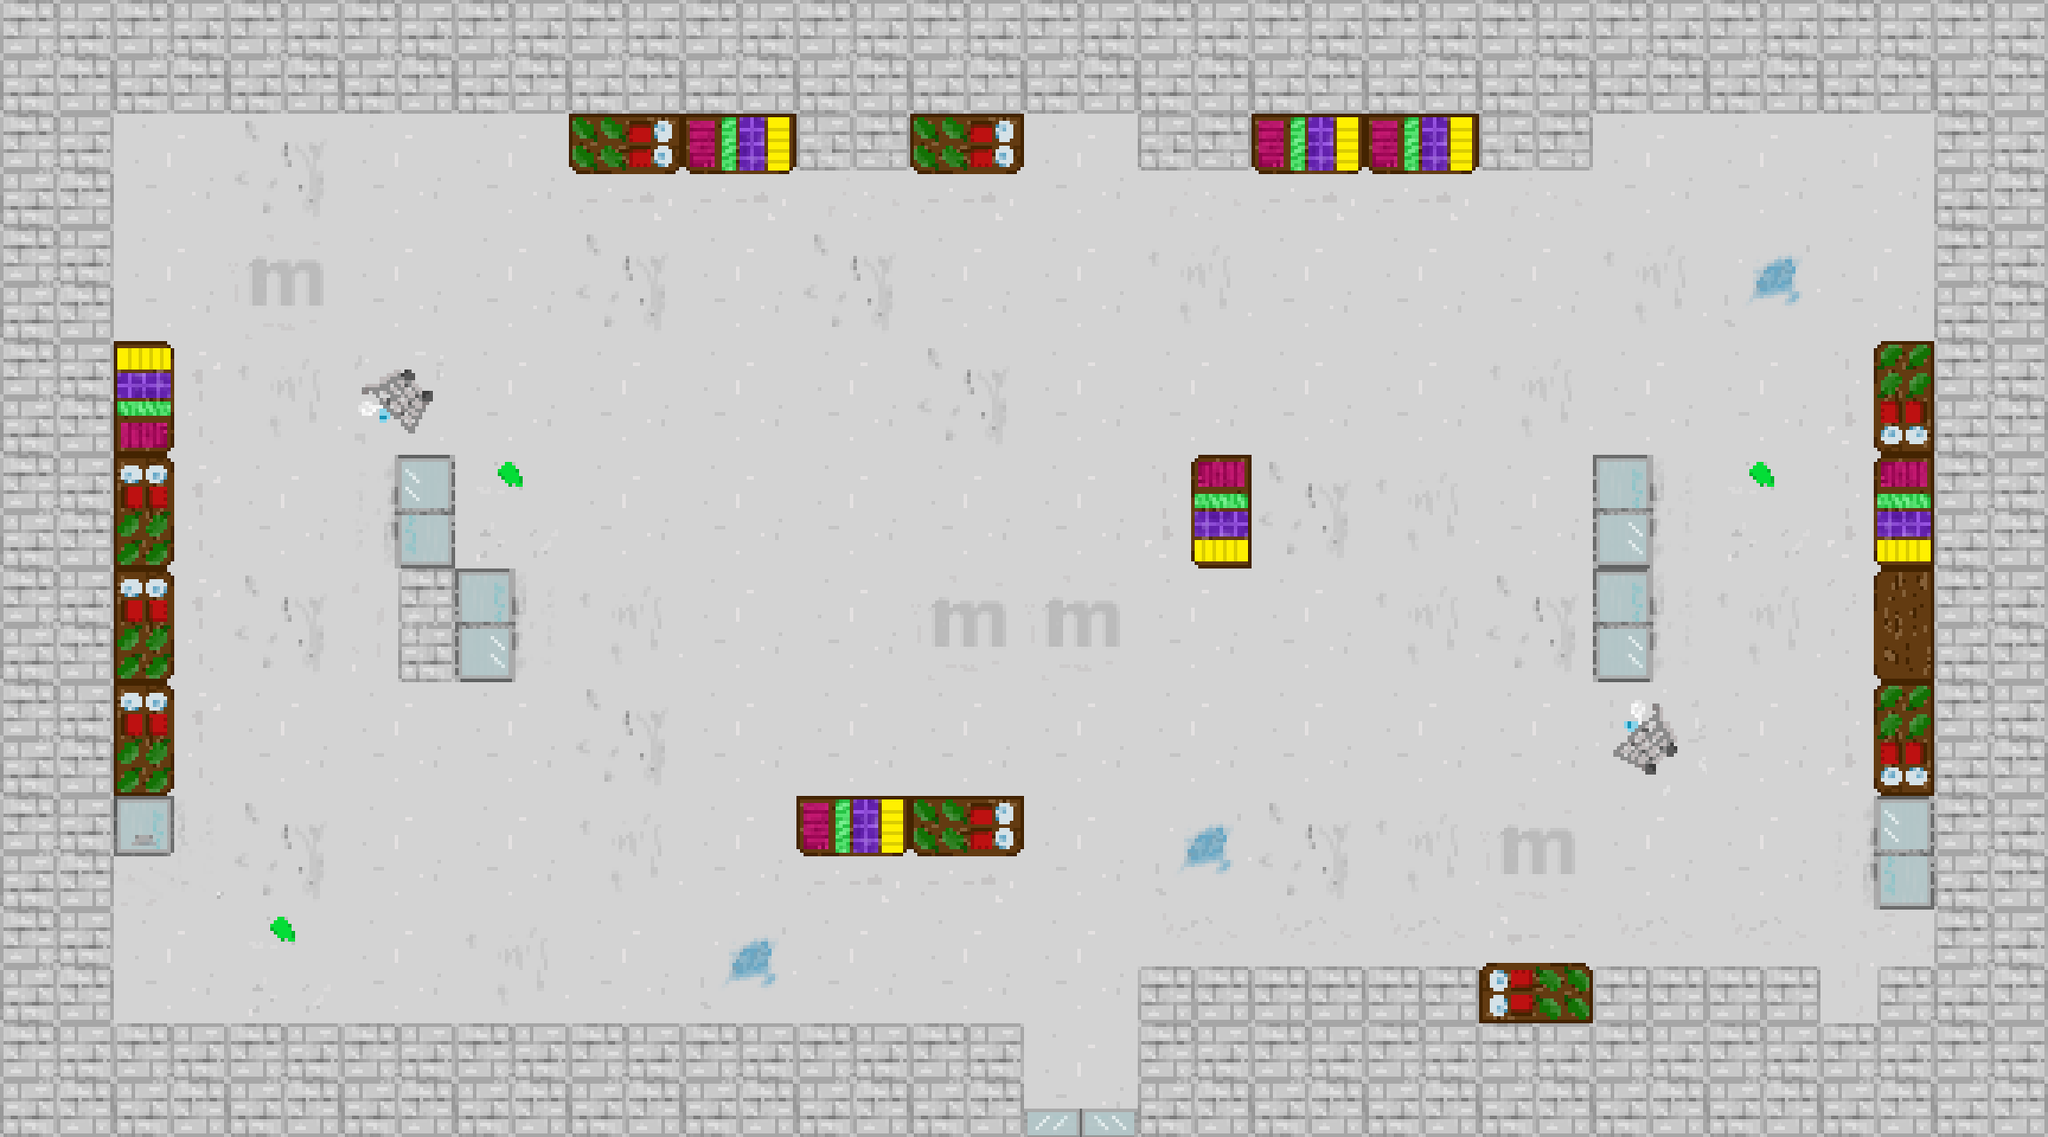

This game map was drawn from its Tiled (.tmx) file and the tilesets committed beside it. A one-line description and the trimmed map source follow:
An orthogonal 18x10 tile map with 128x128 px tiles, 2 tile layers (Vrstva dlaždic 1, collision), 1 hidden layer not drawn, 3 tilesets and 38 objects.

<map version="1.10" tiledversion="1.11.2" orientation="orthogonal" renderorder="right-down" width="18" height="10" tilewidth="128" tileheight="128" infinite="0" nextlayerid="5" nextobjectid="1">
 <tileset firstgid="1" name="Tile-set-128x128" tilewidth="128" tileheight="128" tilecount="96" columns="16">
  <image source="Tile-set-128x128.png" width="2048" height="769" />
 </tileset>
 <tileset firstgid="97" name="Tile-set-128x128_V2" tilewidth="128" tileheight="128" tilecount="96" columns="16">
  <image source="Tile-set-128x128.png" width="2048" height="769" />
  <tile id="3">
   <objectgroup draworder="index" id="2">
    <object id="1" x="0" y="0" width="67.8182" height="127.818" />
   </objectgroup>
  </tile>
  <tile id="4">
   <objectgroup draworder="index" id="2">
    <object id="1" x="60" y="0.363636" width="68" height="127.273" />
   </objectgroup>
  </tile>
  <tile id="5">
   <objectgroup draworder="index" id="2">
    <object id="1" x="0.36947" y="0.363636">
     <polygon points="0,0 59.7229,0.181302 67.4409,7.97727 68.176,119.659 59.9067,127.455 -0.551288,127.636" />
    </object>
   </objectgroup>
  </tile>
  <tile id="6">
   <objectgroup draworder="index" id="2">
    <object id="1" x="128" y="0">
     <polygon points="0,0 0.363636,127.273 -59.6364,127.636 -67.8182,119.636 -67.8182,8 -59.6364,0" />
    </object>
   </objectgroup>
  </tile>
  <tile id="7">
   <objectgroup draworder="index" id="2">
    <object id="1" x="0.182785" y="0.18156">
     <polygon points="0,0 59.4304,-0.18156 67.2693,7.62553 68.1809,119.83 59.9773,127.637 -0.364603,127.818" />
    </object>
   </objectgroup>
  </tile>
  <tile id="8">
   <objectgroup draworder="index" id="2">
    <object id="1" x="128" y="0">
     <polygon points="0,0 0.181818,127.636 -60,128 -68.3636,119.636 -68.1818,8 -59.8182,0.181818" />
    </object>
   </objectgroup>
  </tile>
  <tile id="9">
   <objectgroup draworder="index" id="2">
    <object id="1" x="67.8182" y="-0.181818">
     <polygon points="0,0 0.181818,63.6364 -3.81818,68 -67.6364,68.1818 -67.6364,0.181818" />
    </object>
   </objectgroup>
  </tile>
  <tile id="10">
   <objectgroup draworder="index" id="2">
    <object id="1" x="60.1818" y="64.3636">
     <polygon points="0,0 4,-4.36364 67.4545,-4.54545 67.8182,63.2727 -0.363636,63.2727" />
    </object>
   </objectgroup>
  </tile>
  <tile id="11">
   <objectgroup draworder="index" id="2">
    <object id="1" x="0.181818" y="0.181818" width="63.8182" height="127.455" />
   </objectgroup>
  </tile>
  <tile id="12">
   <objectgroup draworder="index" id="4">
    <object id="5" x="64.1818" y="0.363636" width="64" height="127.455" />
   </objectgroup>
  </tile>
  <tile id="13">
   <objectgroup draworder="index" id="2">
    <object id="1" x="64.1818" y="64.1818" width="63.4545" height="63.4545" />
   </objectgroup>
  </tile>
  <tile id="14">
   <objectgroup draworder="index" id="2">
    <object id="1" x="0" y="64.1818" width="63.4545" height="63.6364" />
   </objectgroup>
  </tile>
  <tile id="19">
   <objectgroup draworder="index" id="2">
    <object id="1" x="0" y="0.181818" width="127.818" height="67.4545" />
   </objectgroup>
  </tile>
  <tile id="20">
   <objectgroup draworder="index" id="2">
    <object id="1" x="0.363636" y="60.1818" width="127.636" height="67.6364" />
   </objectgroup>
  </tile>
  <tile id="21">
   <objectgroup draworder="index" id="2">
    <object id="1" x="0" y="0">
     <polygon points="0,0 128,0.181818 128,60 119.818,67.4545 8,67.8182 0.181818,60.1818" />
    </object>
   </objectgroup>
  </tile>
  <tile id="22">
   <objectgroup draworder="index" id="2">
    <object id="1" x="0" y="68">
     <polygon points="0,0 8.36364,-8.36364 120,-8.18182 127.818,0.181818 128.182,60.1818 0.181818,60" />
    </object>
   </objectgroup>
  </tile>
  <tile id="23">
   <objectgroup draworder="index" id="2">
    <object id="1" x="0.181818" y="-0.363636">
     <polygon points="0,0 -0.181818,60.3636 7.81818,67.6364 119.818,67.8182 127.818,59.8182 127.818,0.545455" />
    </object>
   </objectgroup>
  </tile>
  <tile id="24">
   <objectgroup draworder="index" id="2">
    <object id="1" x="120" y="60.1818">
     <polygon points="0,0 8,8.36364 8.18182,68.1818 -120,67.8182 -120,7.63636 -111.273,-0.545455" />
    </object>
   </objectgroup>
  </tile>
  <tile id="25">
   <objectgroup draworder="index" id="2">
    <object id="1" x="0" y="59.8182" width="68" height="68.1818" />
   </objectgroup>
  </tile>
  <tile id="26">
   <objectgroup draworder="index" id="2">
    <object id="1" x="59.8182" y="0.181818" width="68" height="67.4545" />
   </objectgroup>
  </tile>
  <tile id="27">
   <objectgroup draworder="index" id="2">
    <object id="1" x="0" y="0.181818" width="127.818" height="64" />
   </objectgroup>
  </tile>
  <tile id="28">
   <objectgroup draworder="index" id="2">
    <object id="1" x="0.181818" y="64.1818" width="127.818" height="63.6364" />
   </objectgroup>
  </tile>
  <tile id="29">
   <objectgroup draworder="index" id="2">
    <object id="1" x="64" y="0.363636" width="63.6364" height="63.0909" />
   </objectgroup>
  </tile>
  <tile id="30">
   <objectgroup draworder="index" id="2">
    <object id="1" x="0" y="0.181818" width="63.8182" height="63.2727" />
   </objectgroup>
  </tile>
  <tile id="34">
   <objectgroup draworder="index" id="2">
    <object id="1" x="0" y="0">
     <polygon points="0,0 59.6364,-0.363636 68.1818,8.54545 68.1818,119.455 60,128 0,128" />
    </object>
   </objectgroup>
  </tile>
  <tile id="35">
   <objectgroup draworder="index" id="2">
    <object id="1" x="68" y="-0.181818">
     <polygon points="0,0 60.1818,0.181818 60,127.818 0.181818,128.182 -8,120 -8,8.18182" />
    </object>
   </objectgroup>
  </tile>
  <tile id="36">
   <objectgroup draworder="index" id="2">
    <object id="1" x="0" y="-0.181818">
     <polygon points="0,0 127.818,0.181818 128,63.6364 64,63.8182 63.8182,127.818 0.181818,128" />
    </object>
   </objectgroup>
  </tile>
  <tile id="37">
   <objectgroup draworder="index" id="2">
    <!-- 11 objects omitted --></objectgroup>
  </tile>
  <tile id="38">
   <objectgroup draworder="index" id="2">
    <!-- 10 objects omitted --></objectgroup>
  </tile>
  <tile id="39">
   <objectgroup draworder="index" id="2">
    <!-- 9 objects omitted --></objectgroup>
  </tile>
  <tile id="40">
   <objectgroup draworder="index" id="2">
    <!-- 8 objects omitted --></objectgroup>
  </tile>
  <tile id="50">
   <objectgroup draworder="index" id="2">
    <!-- 7 objects omitted --></objectgroup>
  </tile>
  <tile id="51">
   <objectgroup draworder="index" id="2">
    <!-- 6 objects omitted --></objectgroup>
  </tile>
  <tile id="52">
   <objectgroup draworder="index" id="2">
    <!-- 5 objects omitted --></objectgroup>
  </tile>
  <tile id="53">
   <objectgroup draworder="index" id="2">
    <!-- 4 objects omitted --></objectgroup>
  </tile>
  <tile id="54">
   <objectgroup draworder="index" id="2">
    <!-- 3 objects omitted --></objectgroup>
  </tile>
  <tile id="55">
   <objectgroup draworder="index" id="2">
    <!-- 2 objects omitted --></objectgroup>
  </tile>
  <tile id="56">
   <objectgroup draworder="index" id="2">
    <!-- 1 objects omitted --></objectgroup>
  </tile>
 </tileset>
 <tileset firstgid="193" name="Walking1" tilewidth="128" tileheight="128" tilecount="1" columns="0">
  <grid orientation="orthogonal" width="1" height="1" />
  <tile id="0">
   <image source="../character/npc/1/Walking1.png" width="128" height="128" />
  </tile>
 </tileset>
 <layer id="1" name="Vrstva dlaždic 1" width="18" height="10">
  <data>[180 cells, 128 non-empty, 8 distinct tile ids]</data>
 </layer>
 <layer id="4" name="collision" width="18" height="10">
  <data>[180 cells, 87 non-empty, 20 distinct tile ids]</data>
 </layer>
 <layer id="3" name="positions" width="18" height="10" visible="0">
  <data>[180 cells, 5 non-empty, 1 distinct tile ids]</data>
 </layer>
</map>
<!-- 11 of 38 objects omitted -->
